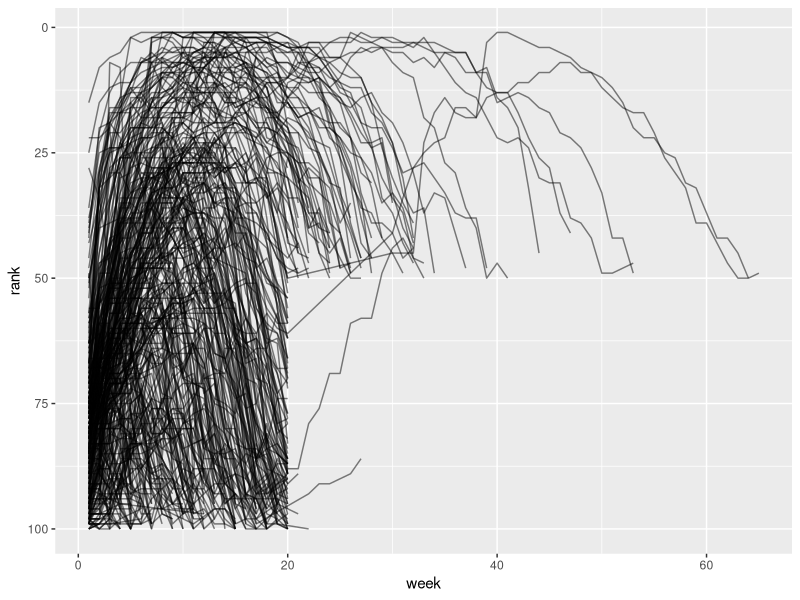

The R script that drew this image:
## ---- chunk 1
library(tidyverse)
## ---- chunk 2
#We like tidy data. 

#Tidy data is where each variable has its own column, 
#each observation has its own row,
#and each cell is a single value

## ---- chunk 3
#Sometimes we will need to 'pivot' our data'
#There are two pivot funcs, pivot_wider and pivot_longer
#First up, pivot_longer

#The billboard dataset has a column for each week of the year. This isn't necessary. 
#We prefer the data is repeated longer than wider here. 

billboard |> 
  pivot_longer(cols = starts_with('wk'), 
               names_to = 'week', 
               values_to = 'rank'
               )

#However, now we have a bunch of missing values where rank exists, because songs ebb and flow from the list. 
#Lets drop those
billboard |> 
  pivot_longer(cols = starts_with('wk'), 
               names_to = 'week', 
               values_to = 'rank', 
               values_drop_na = TRUE)

#However, we still have that pesky 'wk1' in the week column. 
#parse_number() finds the first number form a string and ignores all other text
billboard_longer <- billboard |> 
  pivot_longer(cols = starts_with('wk'), 
               names_to = 'week',
               values_to = 'rank',
               values_drop_na = TRUE
               ) |> 
  mutate(
    week = parse_number(week)
    )

#Lets plot this
billboard_longer |> 
  ggplot(aes(x = week, y = rank, group = track)) + 
  geom_line(alpha = .5) + 
  scale_y_reverse()


#What if we have lots of complicated column names? 
#the who2 has many cols that describe measurements of individuals, their gender, and their age range
#Lets dissect this
who2 |> 
  pivot_longer(
    cols = c(!country:year), 
    names_to = c('measurement','gender', 'age_range'), 
    names_sep = '_', 
    values_to = 'count'
  )
## ---- chunk 4
#This is used when one observation is split across multiple rows
cms_patient_experience
#The core unit being studeied is an org, but the org is spread across 6 rows
#Each row is a measurement taken in the survey organization
cms_patient_experience |> 
  distinct(measure_cd, measure_title)

#Lets pivot wider
cms_patient_experience |> 
  pivot_wider(
    names_from = measure_cd, 
    values_from = prf_rate
  )

#that didn't seem to help. We need to specify the id_cols
cms_patient_experience |> 
  pivot_wider(
    id_cols = starts_with('org'), 
    names_from = measure_cd, 
    values_from = prf_rate
  )

